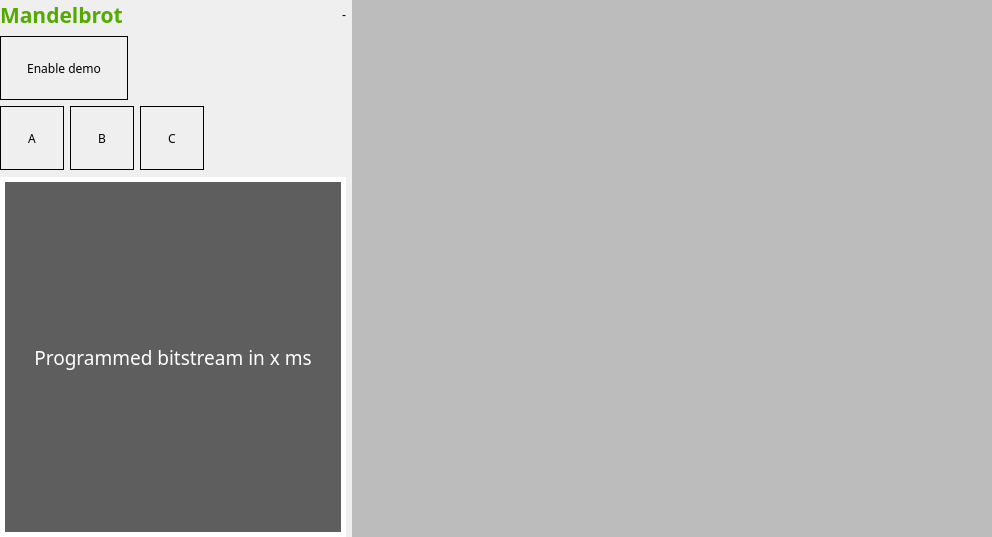
<?xml version="1.0" encoding="UTF-8"?>
<ui version="4.0">
 <class>FractalDockWidget</class>
 <widget class="QDockWidget" name="FractalDockWidget">
  <property name="geometry">
   <rect>
    <x>0</x>
    <y>0</y>
    <width>992</width>
    <height>537</height>
   </rect>
  </property>
  <property name="sizePolicy">
   <sizepolicy hsizetype="Fixed" vsizetype="Fixed">
    <horstretch>0</horstretch>
    <verstretch>0</verstretch>
   </sizepolicy>
  </property>
  <property name="features">
   <set>QDockWidget::DockWidgetFloatable|QDockWidget::DockWidgetMovable</set>
  </property>
  <property name="allowedAreas">
   <set>Qt::LeftDockWidgetArea|Qt::RightDockWidgetArea</set>
  </property>
  <property name="windowTitle">
   <string>Fractal</string>
  </property>
  <widget class="QWidget" name="dockWidgetContents">
   <layout class="QHBoxLayout" name="horizontalLayout">
    <property name="spacing">
     <number>6</number>
    </property>
    <property name="leftMargin">
     <number>0</number>
    </property>
    <property name="topMargin">
     <number>0</number>
    </property>
    <property name="rightMargin">
     <number>0</number>
    </property>
    <property name="bottomMargin">
     <number>0</number>
    </property>
    <item>
     <layout class="QVBoxLayout" name="verticalLayout_8" stretch="0,0,0,0,1">
      <item>
       <layout class="QHBoxLayout" name="horizontalLayout_9">
        <property name="spacing">
         <number>2</number>
        </property>
        <item>
         <widget class="QLabel" name="lblMandelbrotDemo">
          <property name="palette">
           <palette>
            <active>
             <colorrole role="WindowText">
              <brush brushstyle="SolidPattern">
               <color alpha="255">
                <red>85</red>
                <green>170</green>
                <blue>0</blue>
               </color>
              </brush>
             </colorrole>
            </active>
            <inactive>
             <colorrole role="WindowText">
              <brush brushstyle="SolidPattern">
               <color alpha="255">
                <red>85</red>
                <green>170</green>
                <blue>0</blue>
               </color>
              </brush>
             </colorrole>
            </inactive>
            <disabled>
             <colorrole role="WindowText">
              <brush brushstyle="SolidPattern">
               <color alpha="255">
                <red>127</red>
                <green>127</green>
                <blue>127</blue>
               </color>
              </brush>
             </colorrole>
            </disabled>
           </palette>
          </property>
          <property name="font">
           <font>
            <family>OpenSymbol</family>
            <pointsize>16</pointsize>
            <weight>75</weight>
            <italic>false</italic>
            <bold>true</bold>
           </font>
          </property>
          <property name="text">
           <string>Mandelbrot</string>
          </property>
          <property name="scaledContents">
           <bool>false</bool>
          </property>
         </widget>
        </item>
        <item>
         <spacer name="horizontalSpacer_5">
          <property name="orientation">
           <enum>Qt::Horizontal</enum>
          </property>
          <property name="sizeHint" stdset="0">
           <size>
            <width>0</width>
            <height>0</height>
           </size>
          </property>
         </spacer>
        </item>
        <item>
         <widget class="QLabel" name="lblMandelbrotStats">
          <property name="text">
           <string>-</string>
          </property>
          <property name="alignment">
           <set>Qt::AlignRight|Qt::AlignTrailing|Qt::AlignVCenter</set>
          </property>
         </widget>
        </item>
       </layout>
      </item>
      <item>
       <layout class="QHBoxLayout" name="horizontalLayout_10">
        <item>
         <widget class="QPushButton" name="buttonMandelbrotDemo">
          <property name="minimumSize">
           <size>
            <width>128</width>
            <height>64</height>
           </size>
          </property>
          <property name="font">
           <font>
            <family>OpenSymbol</family>
           </font>
          </property>
          <property name="focusPolicy">
           <enum>Qt::NoFocus</enum>
          </property>
          <property name="styleSheet">
           <string notr="true">QPushButton:checked
{
        border: 1;
        border-style: solid;
        background-color: rgb(0,170,85);
        color: rgb(255,255,255);
}

QPushButton:pressed
{
        border: 1;
        border-style: solid;
        background-color: rgb(32,170,85);
}

QPushButton
{
        border: 1;
        border-style: solid
}

</string>
          </property>
          <property name="text">
           <string>Enable demo</string>
          </property>
          <property name="checkable">
           <bool>true</bool>
          </property>
         </widget>
        </item>
        <item>
         <spacer name="horizontalSpacer_6">
          <property name="orientation">
           <enum>Qt::Horizontal</enum>
          </property>
          <property name="sizeHint" stdset="0">
           <size>
            <width>0</width>
            <height>20</height>
           </size>
          </property>
         </spacer>
        </item>
       </layout>
      </item>
      <item>
       <layout class="QHBoxLayout" name="horizontalLayout_4">
        <item>
         <widget class="QPushButton" name="btnPresetA">
          <property name="minimumSize">
           <size>
            <width>64</width>
            <height>64</height>
           </size>
          </property>
          <property name="font">
           <font>
            <family>OpenSymbol</family>
           </font>
          </property>
          <property name="focusPolicy">
           <enum>Qt::NoFocus</enum>
          </property>
          <property name="styleSheet">
           <string notr="true">QPushButton:checked
{
        border: 1;
        border-style: solid;
        background-color: rgb(0,170,85);
        color: rgb(255,255,255);
}

QPushButton:pressed
{
        border: 1;
        border-style: solid;
        background-color: rgb(0,170,85);
        color: rgb(255,255,255);
}

QPushButton
{
        border: 1;
        border-style: solid
}

</string>
          </property>
          <property name="text">
           <string>A</string>
          </property>
          <property name="checkable">
           <bool>false</bool>
          </property>
         </widget>
        </item>
        <item>
         <widget class="QPushButton" name="btnPresetB">
          <property name="minimumSize">
           <size>
            <width>64</width>
            <height>64</height>
           </size>
          </property>
          <property name="font">
           <font>
            <family>OpenSymbol</family>
           </font>
          </property>
          <property name="focusPolicy">
           <enum>Qt::NoFocus</enum>
          </property>
          <property name="styleSheet">
           <string notr="true">QPushButton:checked
{
        border: 1;
        border-style: solid;
        background-color: rgb(0,170,85);
        color: rgb(255,255,255);
}

QPushButton:pressed
{
        border: 1;
        border-style: solid;
        background-color: rgb(0,170,85);
        color: rgb(255,255,255);
}

QPushButton
{
        border: 1;
        border-style: solid
}

</string>
          </property>
          <property name="text">
           <string>B</string>
          </property>
          <property name="checkable">
           <bool>false</bool>
          </property>
         </widget>
        </item>
        <item>
         <widget class="QPushButton" name="btnPresetC">
          <property name="minimumSize">
           <size>
            <width>64</width>
            <height>64</height>
           </size>
          </property>
          <property name="font">
           <font>
            <family>OpenSymbol</family>
           </font>
          </property>
          <property name="focusPolicy">
           <enum>Qt::NoFocus</enum>
          </property>
          <property name="styleSheet">
           <string notr="true">QPushButton:checked
{
        border: 1;
        border-style: solid;
        background-color: rgb(0,170,85);
        color: rgb(255,255,255);
}

QPushButton:pressed
{
        border: 1;
        border-style: solid;
        background-color: rgb(0,170,85);
        color: rgb(255,255,255);
}

QPushButton
{
        border: 1;
        border-style: solid
}

</string>
          </property>
          <property name="text">
           <string>C</string>
          </property>
          <property name="checkable">
           <bool>false</bool>
          </property>
         </widget>
        </item>
        <item>
         <spacer name="horizontalSpacer">
          <property name="orientation">
           <enum>Qt::Horizontal</enum>
          </property>
          <property name="sizeHint" stdset="0">
           <size>
            <width>40</width>
            <height>20</height>
           </size>
          </property>
         </spacer>
        </item>
       </layout>
      </item>
      <item>
       <spacer name="verticalSpacer_5">
        <property name="orientation">
         <enum>Qt::Vertical</enum>
        </property>
        <property name="sizeHint" stdset="0">
         <size>
          <width>20</width>
          <height>0</height>
         </size>
        </property>
       </spacer>
      </item>
      <item>
       <widget class="QLabel" name="partialProgramMetrics">
        <property name="maximumSize">
         <size>
          <width>16777215</width>
          <height>360</height>
         </size>
        </property>
        <property name="font">
         <font>
          <family>OpenSymbol</family>
          <pointsize>14</pointsize>
         </font>
        </property>
        <property name="styleSheet">
         <string notr="true">background-color: rgb(94, 94, 94);
color: rgb(255, 255, 255);</string>
        </property>
        <property name="frameShape">
         <enum>QFrame::Box</enum>
        </property>
        <property name="frameShadow">
         <enum>QFrame::Plain</enum>
        </property>
        <property name="lineWidth">
         <number>5</number>
        </property>
        <property name="midLineWidth">
         <number>0</number>
        </property>
        <property name="text">
         <string>Programmed bitstream in x ms</string>
        </property>
        <property name="alignment">
         <set>Qt::AlignCenter</set>
        </property>
       </widget>
      </item>
     </layout>
    </item>
    <item>
     <widget class="VideoWidget" name="mandelbrot" native="true">
      <property name="sizePolicy">
       <sizepolicy hsizetype="Minimum" vsizetype="Minimum">
        <horstretch>0</horstretch>
        <verstretch>0</verstretch>
       </sizepolicy>
      </property>
      <property name="minimumSize">
       <size>
        <width>640</width>
        <height>480</height>
       </size>
      </property>
      <property name="palette">
       <palette>
        <active>
         <colorrole role="WindowText">
          <brush brushstyle="SolidPattern">
           <color alpha="255">
            <red>0</red>
            <green>0</green>
            <blue>0</blue>
           </color>
          </brush>
         </colorrole>
         <colorrole role="Button">
          <brush brushstyle="SolidPattern">
           <color alpha="255">
            <red>188</red>
            <green>188</green>
            <blue>188</blue>
           </color>
          </brush>
         </colorrole>
         <colorrole role="Light">
          <brush brushstyle="SolidPattern">
           <color alpha="255">
            <red>255</red>
            <green>255</green>
            <blue>255</blue>
           </color>
          </brush>
         </colorrole>
         <colorrole role="Midlight">
          <brush brushstyle="SolidPattern">
           <color alpha="255">
            <red>221</red>
            <green>221</green>
            <blue>221</blue>
           </color>
          </brush>
         </colorrole>
         <colorrole role="Dark">
          <brush brushstyle="SolidPattern">
           <color alpha="255">
            <red>94</red>
            <green>94</green>
            <blue>94</blue>
           </color>
          </brush>
         </colorrole>
         <colorrole role="Mid">
          <brush brushstyle="SolidPattern">
           <color alpha="255">
            <red>125</red>
            <green>125</green>
            <blue>125</blue>
           </color>
          </brush>
         </colorrole>
         <colorrole role="Text">
          <brush brushstyle="SolidPattern">
           <color alpha="255">
            <red>0</red>
            <green>0</green>
            <blue>0</blue>
           </color>
          </brush>
         </colorrole>
         <colorrole role="BrightText">
          <brush brushstyle="SolidPattern">
           <color alpha="255">
            <red>255</red>
            <green>255</green>
            <blue>255</blue>
           </color>
          </brush>
         </colorrole>
         <colorrole role="ButtonText">
          <brush brushstyle="SolidPattern">
           <color alpha="255">
            <red>0</red>
            <green>0</green>
            <blue>0</blue>
           </color>
          </brush>
         </colorrole>
         <colorrole role="Base">
          <brush brushstyle="SolidPattern">
           <color alpha="255">
            <red>255</red>
            <green>255</green>
            <blue>255</blue>
           </color>
          </brush>
         </colorrole>
         <colorrole role="Window">
          <brush brushstyle="SolidPattern">
           <color alpha="255">
            <red>188</red>
            <green>188</green>
            <blue>188</blue>
           </color>
          </brush>
         </colorrole>
         <colorrole role="Shadow">
          <brush brushstyle="SolidPattern">
           <color alpha="255">
            <red>0</red>
            <green>0</green>
            <blue>0</blue>
           </color>
          </brush>
         </colorrole>
         <colorrole role="AlternateBase">
          <brush brushstyle="SolidPattern">
           <color alpha="255">
            <red>221</red>
            <green>221</green>
            <blue>221</blue>
           </color>
          </brush>
         </colorrole>
         <colorrole role="ToolTipBase">
          <brush brushstyle="SolidPattern">
           <color alpha="255">
            <red>255</red>
            <green>255</green>
            <blue>220</blue>
           </color>
          </brush>
         </colorrole>
         <colorrole role="ToolTipText">
          <brush brushstyle="SolidPattern">
           <color alpha="255">
            <red>0</red>
            <green>0</green>
            <blue>0</blue>
           </color>
          </brush>
         </colorrole>
        </active>
        <inactive>
         <colorrole role="WindowText">
          <brush brushstyle="SolidPattern">
           <color alpha="255">
            <red>0</red>
            <green>0</green>
            <blue>0</blue>
           </color>
          </brush>
         </colorrole>
         <colorrole role="Button">
          <brush brushstyle="SolidPattern">
           <color alpha="255">
            <red>188</red>
            <green>188</green>
            <blue>188</blue>
           </color>
          </brush>
         </colorrole>
         <colorrole role="Light">
          <brush brushstyle="SolidPattern">
           <color alpha="255">
            <red>255</red>
            <green>255</green>
            <blue>255</blue>
           </color>
          </brush>
         </colorrole>
         <colorrole role="Midlight">
          <brush brushstyle="SolidPattern">
           <color alpha="255">
            <red>221</red>
            <green>221</green>
            <blue>221</blue>
           </color>
          </brush>
         </colorrole>
         <colorrole role="Dark">
          <brush brushstyle="SolidPattern">
           <color alpha="255">
            <red>94</red>
            <green>94</green>
            <blue>94</blue>
           </color>
          </brush>
         </colorrole>
         <colorrole role="Mid">
          <brush brushstyle="SolidPattern">
           <color alpha="255">
            <red>125</red>
            <green>125</green>
            <blue>125</blue>
           </color>
          </brush>
         </colorrole>
         <colorrole role="Text">
          <brush brushstyle="SolidPattern">
           <color alpha="255">
            <red>0</red>
            <green>0</green>
            <blue>0</blue>
           </color>
          </brush>
         </colorrole>
         <colorrole role="BrightText">
          <brush brushstyle="SolidPattern">
           <color alpha="255">
            <red>255</red>
            <green>255</green>
            <blue>255</blue>
           </color>
          </brush>
         </colorrole>
         <colorrole role="ButtonText">
          <brush brushstyle="SolidPattern">
           <color alpha="255">
            <red>0</red>
            <green>0</green>
            <blue>0</blue>
           </color>
          </brush>
         </colorrole>
         <colorrole role="Base">
          <brush brushstyle="SolidPattern">
           <color alpha="255">
            <red>255</red>
            <green>255</green>
            <blue>255</blue>
           </color>
          </brush>
         </colorrole>
         <colorrole role="Window">
          <brush brushstyle="SolidPattern">
           <color alpha="255">
            <red>188</red>
            <green>188</green>
            <blue>188</blue>
           </color>
          </brush>
         </colorrole>
         <colorrole role="Shadow">
          <brush brushstyle="SolidPattern">
           <color alpha="255">
            <red>0</red>
            <green>0</green>
            <blue>0</blue>
           </color>
          </brush>
         </colorrole>
         <colorrole role="AlternateBase">
          <brush brushstyle="SolidPattern">
           <color alpha="255">
            <red>221</red>
            <green>221</green>
            <blue>221</blue>
           </color>
          </brush>
         </colorrole>
         <colorrole role="ToolTipBase">
          <brush brushstyle="SolidPattern">
           <color alpha="255">
            <red>255</red>
            <green>255</green>
            <blue>220</blue>
           </color>
          </brush>
         </colorrole>
         <colorrole role="ToolTipText">
          <brush brushstyle="SolidPattern">
           <color alpha="255">
            <red>0</red>
            <green>0</green>
            <blue>0</blue>
           </color>
          </brush>
         </colorrole>
        </inactive>
        <disabled>
         <colorrole role="WindowText">
          <brush brushstyle="SolidPattern">
           <color alpha="255">
            <red>94</red>
            <green>94</green>
            <blue>94</blue>
           </color>
          </brush>
         </colorrole>
         <colorrole role="Button">
          <brush brushstyle="SolidPattern">
           <color alpha="255">
            <red>188</red>
            <green>188</green>
            <blue>188</blue>
           </color>
          </brush>
         </colorrole>
         <colorrole role="Light">
          <brush brushstyle="SolidPattern">
           <color alpha="255">
            <red>255</red>
            <green>255</green>
            <blue>255</blue>
           </color>
          </brush>
         </colorrole>
         <colorrole role="Midlight">
          <brush brushstyle="SolidPattern">
           <color alpha="255">
            <red>221</red>
            <green>221</green>
            <blue>221</blue>
           </color>
          </brush>
         </colorrole>
         <colorrole role="Dark">
          <brush brushstyle="SolidPattern">
           <color alpha="255">
            <red>94</red>
            <green>94</green>
            <blue>94</blue>
           </color>
          </brush>
         </colorrole>
         <colorrole role="Mid">
          <brush brushstyle="SolidPattern">
           <color alpha="255">
            <red>125</red>
            <green>125</green>
            <blue>125</blue>
           </color>
          </brush>
         </colorrole>
         <colorrole role="Text">
          <brush brushstyle="SolidPattern">
           <color alpha="255">
            <red>94</red>
            <green>94</green>
            <blue>94</blue>
           </color>
          </brush>
         </colorrole>
         <colorrole role="BrightText">
          <brush brushstyle="SolidPattern">
           <color alpha="255">
            <red>255</red>
            <green>255</green>
            <blue>255</blue>
           </color>
          </brush>
         </colorrole>
         <colorrole role="ButtonText">
          <brush brushstyle="SolidPattern">
           <color alpha="255">
            <red>94</red>
            <green>94</green>
            <blue>94</blue>
           </color>
          </brush>
         </colorrole>
         <colorrole role="Base">
          <brush brushstyle="SolidPattern">
           <color alpha="255">
            <red>188</red>
            <green>188</green>
            <blue>188</blue>
           </color>
          </brush>
         </colorrole>
         <colorrole role="Window">
          <brush brushstyle="SolidPattern">
           <color alpha="255">
            <red>188</red>
            <green>188</green>
            <blue>188</blue>
           </color>
          </brush>
         </colorrole>
         <colorrole role="Shadow">
          <brush brushstyle="SolidPattern">
           <color alpha="255">
            <red>0</red>
            <green>0</green>
            <blue>0</blue>
           </color>
          </brush>
         </colorrole>
         <colorrole role="AlternateBase">
          <brush brushstyle="SolidPattern">
           <color alpha="255">
            <red>188</red>
            <green>188</green>
            <blue>188</blue>
           </color>
          </brush>
         </colorrole>
         <colorrole role="ToolTipBase">
          <brush brushstyle="SolidPattern">
           <color alpha="255">
            <red>255</red>
            <green>255</green>
            <blue>220</blue>
           </color>
          </brush>
         </colorrole>
         <colorrole role="ToolTipText">
          <brush brushstyle="SolidPattern">
           <color alpha="255">
            <red>0</red>
            <green>0</green>
            <blue>0</blue>
           </color>
          </brush>
         </colorrole>
        </disabled>
       </palette>
      </property>
      <property name="autoFillBackground">
       <bool>true</bool>
      </property>
     </widget>
    </item>
   </layout>
  </widget>
 </widget>
 <customwidgets>
  <customwidget>
   <class>VideoWidget</class>
   <extends>QWidget</extends>
   <header>videowidget.h</header>
   <container>1</container>
  </customwidget>
 </customwidgets>
 <resources/>
 <connections/>
</ui>
